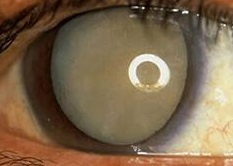
#> input picture cataract/C (16).jpg, 233 x 166 px, found by its file name
$ python detection.py   (older library calls are emulated)
#> lines starting #> are read from the running program, lines starting #| are printed output that depends on the picture
# -*- coding: utf-8 -*-
"""
Created on Thu Mar 11 20:03:10 2021

@author: USER
"""

import math
import pickle
import cv2
import numpy as np
from skimage.feature import greycomatrix, greycoprops
from skimage.measure import shannon_entropy
from sys import exit
from matplotlib import pyplot as plt


input_file = 'C (16)'
folder_name = 'cataract_eye'
original_img = cv2.imread('test/'+folder_name+'/'+input_file+'.jpg')
#> original_img is the input picture: shape (166, 233, 3); mean B, G, R 75.4, 102.2, 124.1
resized_original = cv2.resize(original_img, (256,256))
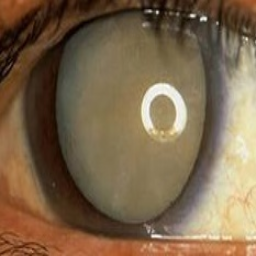
#> resized_original: shape (256, 256, 3); mean B, G, R 75.3, 102.1, 124
img = cv2.cvtColor(original_img, cv2.COLOR_BGR2GRAY)
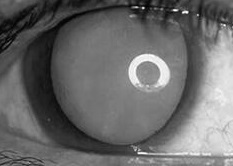
#> img: shape (166, 233); min 2, max 254, mean 105.7
cv2.imshow("Gray_image",img)
img = cv2.resize(img, (256,256))
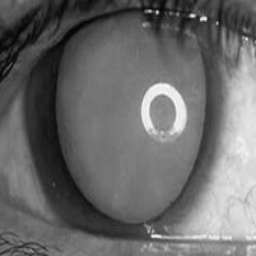
#> img: shape (256, 256); min 2, max 250, mean 105.6
cv2.imshow("resized_image",img)
hist = cv2.calcHist([img],[0],None,[256],[0,256])
#> hist = 256 values, max 1573 at index 116, min 0 at index 0, mean 256
plt.figure(figsize=(8,6))
plt.hist(img.ravel(),256,[0,256]);
plt.xticks(fontsize=15)
plt.yticks(fontsize=15)
plt.xlabel('Intensity Level',fontsize=15)
plt.ylabel('Number of Pixels',fontsize=15)
#plt.title('Receiver operating characteristics')
#plt.legend(loc="lower left",fontsize=20)
plt.savefig("Hist_cat1.png")
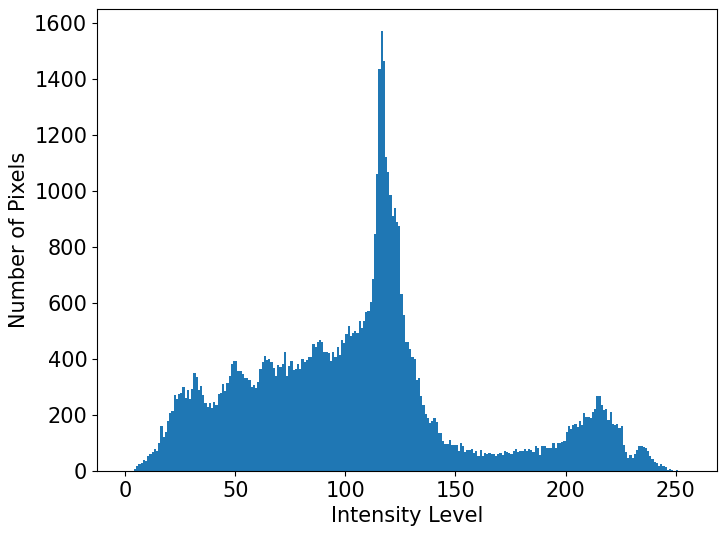
#> figure drawn by matplotlib, 1 panel; tallest bar 1573 high, from x = 116 to 117
plt.show()

#img = img/255;

img = cv2.GaussianBlur(img, (5, 5), 0)#Denoising

img = cv2.equalizeHist(img)
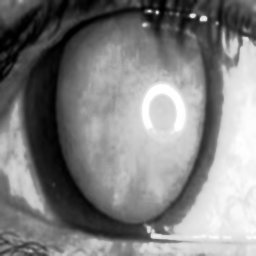
#> img: shape (256, 256); min 0, max 255, mean 128.5

model = "random_forest.model"
#> (the run stopped early here; a loop or call above may not have finished)

$ run again, with cataract/C (1).jpg copied over cataract/C (16).jpg
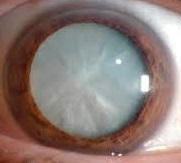
#> input picture cataract/C (1).jpg, 181 x 163 px, found by its file name
#> original_img is the input picture: shape (163, 181, 3); mean B, G, R 118, 123.3, 139.9
#> `img = cv2.resize(img, (256,256))`:
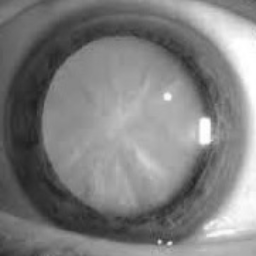
#> img: shape (256, 256); min 30, max 255, mean 127.5
#> hist = 256 values, max 778 at index 140, min 0 at index 0, mean 256
#> `img = cv2.equalizeHist(img)`:
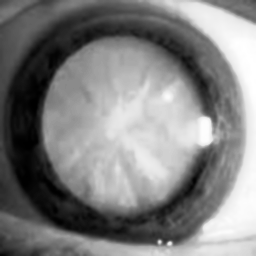
#> img: shape (256, 256); min 0, max 255, mean 128.3

$ run again, with cataract/C (10).jpg copied over cataract/C (16).jpg
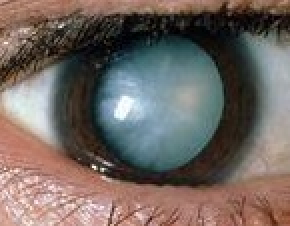
#> input picture cataract/C (10).jpg, 145 x 113 px, found by its file name (shown 2 times larger)
#> original_img is the input picture: shape (113, 145, 3); mean B, G, R 97.4, 102.8, 113
#> `img = cv2.resize(img, (256,256))`:
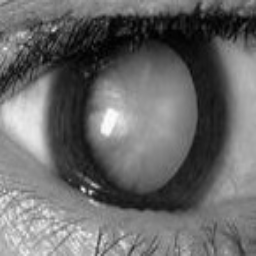
#> img: shape (256, 256); min 1, max 252, mean 105.1
#> hist = 256 values, max 652 at index 31, min 0 at index 0, mean 256
#> `img = cv2.equalizeHist(img)`:
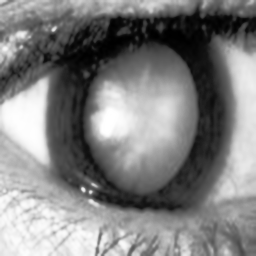
#> img: shape (256, 256); min 0, max 255, mean 128.2

$ run again, with cataract/C (11).jpg copied over cataract/C (16).jpg
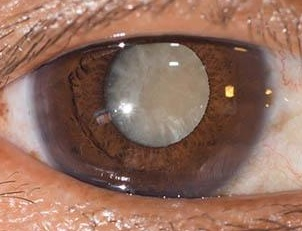
#> input picture cataract/C (11).jpg, 302 x 231 px, found by its file name
#> original_img is the input picture: shape (231, 302, 3); mean B, G, R 94.4, 109.5, 146.5
#> `img = cv2.resize(img, (256,256))`:
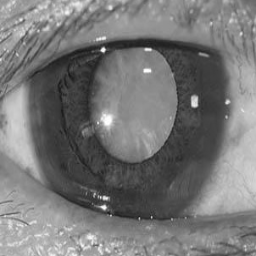
#> img: shape (256, 256); min 22, max 255, mean 118.8
#> hist = 256 values, max 974 at index 62, min 0 at index 0, mean 256
#> `img = cv2.equalizeHist(img)`:
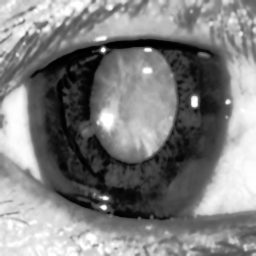
#> img: shape (256, 256); min 0, max 255, mean 128.6
